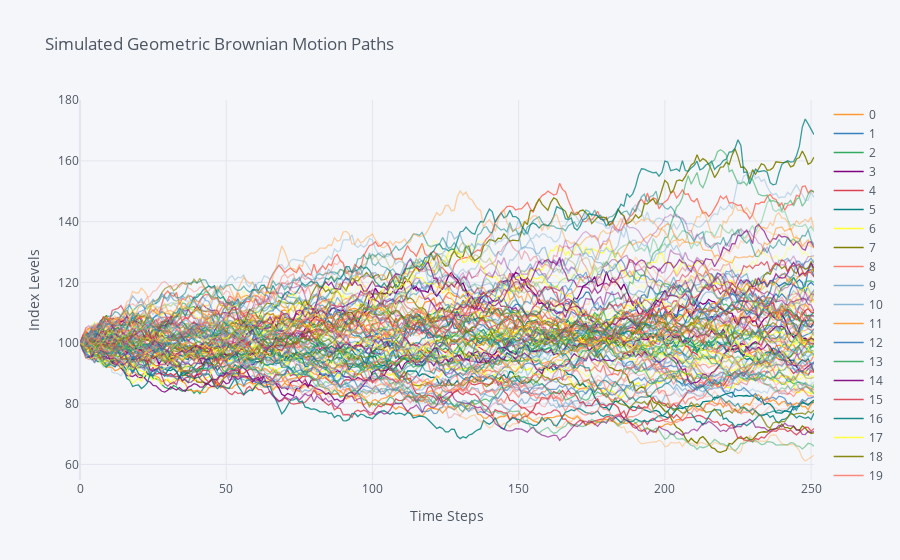

Here is the notebook cell this chart was saved with:
### Code cell
from options import Option

option = Option(s0, strike, mu, sigma, horizon, timesteps, n_sims)
# option.monte_carlo_simulate()

asset_price_path = pd.DataFrame(option.S)
asset_price_path.iloc[:,:100].iplot(title='Simulated Geometric Brownian Motion Paths', xTitle='Time Steps', yTitle='Index Levels')
asset_price_path.shape

### Figure 1 — Plotly figure (JSON) as saved in the notebook; plotly's stock layout.template omitted (floating-point values rounded to 4 significant figures; data arrays with more than 128 entries replaced by an {"elided": "..."} marker saying what was removed)
{"data": [{"line": {"color": "rgba(255, 153, 51, 1.0)", "dash": "solid", "shape": "linear", "width": 1.3}, "mode": "lines", "name": "0", "text": "", "type": "scatter", "x": {"elided": "252 int values"}, "y": {"elided": "252 float values"}}, {"line": {"color": "rgba(55, 128, 191, 1.0)", "dash": "solid", "shape": "linear", "width": 1.3}, "mode": "lines", "name": "1", "text": "", "type": "scatter", "x": {"elided": "252 int values"}, "y": {"elided": "252 float values"}}, {"line": {"color": "rgba(50, 171, 96, 1.0)", "dash": "solid", "shape": "linear", "width": 1.3}, "mode": "lines", "name": "2", "text": "", "type": "scatter", "x": {"elided": "252 int values"}, "y": {"elided": "252 float values"}}, {"line": {"color": "rgba(128, 0, 128, 1.0)", "dash": "solid", "shape": "linear", "width": 1.3}, "mode": "lines", "name": "3", "text": "", "type": "scatter", "x": {"elided": "252 int values"}, "y": {"elided": "252 float values"}}, {"line": {"color": "rgba(219, 64, 82, 1.0)", "dash": "solid", "shape": "linear", "width": 1.3}, "mode": "lines", "name": "4", "text": "", "type": "scatter", "x": {"elided": "252 int values"}, "y": {"elided": "252 float values"}}, {"line": {"color": "rgba(0, 128, 128, 1.0)", "dash": "solid", "shape": "linear", "width": 1.3}, "mode": "lines", "name": "5", "text": "", "type": "scatter", "x": {"elided": "252 int values"}, "y": {"elided": "252 float values"}}, {"line": {"color": "rgba(255, 255, 51, 1.0)", "dash": "solid", "shape": "linear", "width": 1.3}, "mode": "lines", "name": "6", "text": "", "type": "scatter", "x": {"elided": "252 int values"}, "y": {"elided": "252 float values"}}, {"line": {"color": "rgba(128, 128, 0, 1.0)", "dash": "solid", "shape": "linear", "width": 1.3}, "mode": "lines", "name": "7", "text": "", "type": "scatter", "x": {"elided": "252 int values"}, "y": {"elided": "252 float values"}}, {"line": {"color": "rgba(251, 128, 114, 1.0)", "dash": "solid", "shape": "linear", "width": 1.3}, "mode": "lines", "name": "8", "text": "", "type": "scatter", "x": {"elided": "252 int values"}, "y": {"elided": "252 float values"}}, {"line": {"color": "rgba(128, 177, 211, 1.0)", "dash": "solid", "shape": "linear", "width": 1.3}, "mode": "lines", "name": "9", "text": "", "type": "scatter", "x": {"elided": "252 int values"}, "y": {"elided": "252 float values"}}, {"line": {"color": "rgba(128, 177, 211, 0.9199999999999999)", "dash": "solid", "shape": "linear", "width": 1.3}, "mode": "lines", "name": "10", "text": "", "type": "scatter", "x": {"elided": "252 int values"}, "y": {"elided": "252 float values"}}, {"line": {"color": "rgba(255, 153, 51, 0.9199999999999999)", "dash": "solid", "shape": "linear", "width": 1.3}, "mode": "lines", "name": "11", "text": "", "type": "scatter", "x": {"elided": "252 int values"}, "y": {"elided": "252 float values"}}, {"line": {"color": "rgba(55, 128, 191, 0.9199999999999999)", "dash": "solid", "shape": "linear", "width": 1.3}, "mode": "lines", "name": "12", "text": "", "type": "scatter", "x": {"elided": "252 int values"}, "y": {"elided": "252 float values"}}, {"line": {"color": "rgba(50, 171, 96, 0.9199999999999999)", "dash": "solid", "shape": "linear", "width": 1.3}, "mode": "lines", "name": "13", "text": "", "type": "scatter", "x": {"elided": "252 int values"}, "y": {"elided": "252 float values"}}, {"line": {"color": "rgba(128, 0, 128, 0.9199999999999999)", "dash": "solid", "shape": "linear", "width": 1.3}, "mode": "lines", "name": "14", "text": "", "type": "scatter", "x": {"elided": "252 int values"}, "y": {"elided": "252 float values"}}, {"line": {"color": "rgba(219, 64, 82, 0.9199999999999999)", "dash": "solid", "shape": "linear", "width": 1.3}, "mode": "lines", "name": "15", "text": "", "type": "scatter", "x": {"elided": "252 int values"}, "y": {"elided": "252 float values"}}, {"line": {"color": "rgba(0, 128, 128, 0.9199999999999999)", "dash": "solid", "shape": "linear", "width": 1.3}, "mode": "lines", "name": "16", "text": "", "type": "scatter", "x": {"elided": "252 int values"}, "y": {"elided": "252 float values"}}, {"line": {"color": "rgba(255, 255, 51, 0.9199999999999999)", "dash": "solid", "shape": "linear", "width": 1.3}, "mode": "lines", "name": "17", "text": "", "type": "scatter", "x": {"elided": "252 int values"}, "y": {"elided": "252 float values"}}, {"line": {"color": "rgba(128, 128, 0, 0.9199999999999999)", "dash": "solid", "shape": "linear", "width": 1.3}, "mode": "lines", "name": "18", "text": "", "type": "scatter", "x": {"elided": "252 int values"}, "y": {"elided": "252 float values"}}, {"line": {"color": "rgba(251, 128, 114, 0.9199999999999999)", "dash": "solid", "shape": "linear", "width": 1.3}, "mode": "lines", "name": "19", "text": "", "type": "scatter", "x": {"elided": "252 int values"}, "y": {"elided": "252 float values"}}, {"line": {"color": "rgba(251, 128, 114, 0.8399999999999999)", "dash": "solid", "shape": "linear", "width": 1.3}, "mode": "lines", "name": "20", "text": "", "type": "scatter", "x": {"elided": "252 int values"}, "y": {"elided": "252 float values"}}, {"line": {"color": "rgba(128, 177, 211, 0.8399999999999999)", "dash": "solid", "shape": "linear", "width": 1.3}, "mode": "lines", "name": "21", "text": "", "type": "scatter", "x": {"elided": "252 int values"}, "y": {"elided": "252 float values"}}, {"line": {"color": "rgba(255, 153, 51, 0.8399999999999999)", "dash": "solid", "shape": "linear", "width": 1.3}, "mode": "lines", "name": "22", "text": "", "type": "scatter", "x": {"elided": "252 int values"}, "y": {"elided": "252 float values"}}, {"line": {"color": "rgba(55, 128, 191, 0.8399999999999999)", "dash": "solid", "shape": "linear", "width": 1.3}, "mode": "lines", "name": "23", "text": "", "type": "scatter", "x": {"elided": "252 int values"}, "y": {"elided": "252 float values"}}, {"line": {"color": "rgba(50, 171, 96, 0.8399999999999999)", "dash": "solid", "shape": "linear", "width": 1.3}, "mode": "lines", "name": "24", "text": "", "type": "scatter", "x": {"elided": "252 int values"}, "y": {"elided": "252 float values"}}, {"line": {"color": "rgba(128, 0, 128, 0.8399999999999999)", "dash": "solid", "shape": "linear", "width": 1.3}, "mode": "lines", "name": "25", "text": "", "type": "scatter", "x": {"elided": "252 int values"}, "y": {"elided": "252 float values"}}, {"line": {"color": "rgba(219, 64, 82, 0.8399999999999999)", "dash": "solid", "shape": "linear", "width": 1.3}, "mode": "lines", "name": "26", "text": "", "type": "scatter", "x": {"elided": "252 int values"}, "y": {"elided": "252 float values"}}, {"line": {"color": "rgba(0, 128, 128, 0.8399999999999999)", "dash": "solid", "shape": "linear", "width": 1.3}, "mode": "lines", "name": "27", "text": "", "type": "scatter", "x": {"elided": "252 int values"}, "y": {"elided": "252 float values"}}, {"line": {"color": "rgba(255, 255, 51, 0.8399999999999999)", "dash": "solid", "shape": "linear", "width": 1.3}, "mode": "lines", "name": "28", "text": "", "type": "scatter", "x": {"elided": "252 int values"}, "y": {"elided": "252 float values"}}, {"line": {"color": "rgba(128, 128, 0, 0.8399999999999999)", "dash": "solid", "shape": "linear", "width": 1.3}, "mode": "lines", "name": "29", "text": "", "type": "scatter", "x": {"elided": "252 int values"}, "y": {"elided": "252 float values"}}, {"line": {"color": "rgba(128, 128, 0, 0.76)", "dash": "solid", "shape": "linear", "width": 1.3}, "mode": "lines", "name": "30", "text": "", "type": "scatter", "x": {"elided": "252 int values"}, "y": {"elided": "252 float values"}}, {"line": {"color": "rgba(251, 128, 114, 0.76)", "dash": "solid", "shape": "linear", "width": 1.3}, "mode": "lines", "name": "31", "text": "", "type": "scatter", "x": {"elided": "252 int values"}, "y": {"elided": "252 float values"}}, {"line": {"color": "rgba(128, 177, 211, 0.76)", "dash": "solid", "shape": "linear", "width": 1.3}, "mode": "lines", "name": "32", "text": "", "type": "scatter", "x": {"elided": "252 int values"}, "y": {"elided": "252 float values"}}, {"line": {"color": "rgba(255, 153, 51, 0.76)", "dash": "solid", "shape": "linear", "width": 1.3}, "mode": "lines", "name": "33", "text": "", "type": "scatter", "x": {"elided": "252 int values"}, "y": {"elided": "252 float values"}}, {"line": {"color": "rgba(55, 128, 191, 0.76)", "dash": "solid", "shape": "linear", "width": 1.3}, "mode": "lines", "name": "34", "text": "", "type": "scatter", "x": {"elided": "252 int values"}, "y": {"elided": "252 float values"}}, {"line": {"color": "rgba(50, 171, 96, 0.76)", "dash": "solid", "shape": "linear", "width": 1.3}, "mode": "lines", "name": "35", "text": "", "type": "scatter", "x": {"elided": "252 int values"}, "y": {"elided": "252 float values"}}, {"line": {"color": "rgba(128, 0, 128, 0.76)", "dash": "solid", "shape": "linear", "width": 1.3}, "mode": "lines", "name": "36", "text": "", "type": "scatter", "x": {"elided": "252 int values"}, "y": {"elided": "252 float values"}}, {"line": {"color": "rgba(219, 64, 82, 0.76)", "dash": "solid", "shape": "linear", "width": 1.3}, "mode": "lines", "name": "37", "text": "", "type": "scatter", "x": {"elided": "252 int values"}, "y": {"elided": "252 float values"}}, {"line": {"color": "rgba(0, 128, 128, 0.76)", "dash": "solid", "shape": "linear", "width": 1.3}, "mode": "lines", "name": "38", "text": "", "type": "scatter", "x": {"elided": "252 int values"}, "y": {"elided": "252 float values"}}, {"line": {"color": "rgba(255, 255, 51, 0.76)", "dash": "solid", "shape": "linear", "width": 1.3}, "mode": "lines", "name": "39", "text": "", "type": "scatter", "x": {"elided": "252 int values"}, "y": {"elided": "252 float values"}}, {"line": {"color": "rgba(255, 255, 51, 0.6799999999999999)", "dash": "solid", "shape": "linear", "width": 1.3}, "mode": "lines", "name": "40", "text": "", "type": "scatter", "x": {"elided": "252 int values"}, "y": {"elided": "252 float values"}}, {"line": {"color": "rgba(128, 128, 0, 0.6799999999999999)", "dash": "solid", "shape": "linear", "width": 1.3}, "mode": "lines", "name": "41", "text": "", "type": "scatter", "x": {"elided": "252 int values"}, "y": {"elided": "252 float values"}}, {"line": {"color": "rgba(251, 128, 114, 0.6799999999999999)", "dash": "solid", "shape": "linear", "width": 1.3}, "mode": "lines", "name": "42", "text": "", "type": "scatter", "x": {"elided": "252 int values"}, "y": {"elided": "252 float values"}}, {"line": {"color": "rgba(128, 177, 211, 0.6799999999999999)", "dash": "solid", "shape": "linear", "width": 1.3}, "mode": "lines", "name": "43", "text": "", "type": "scatter", "x": {"elided": "252 int values"}, "y": {"elided": "252 float values"}}, {"line": {"color": "rgba(255, 153, 51, 0.6799999999999999)", "dash": "solid", "shape": "linear", "width": 1.3}, "mode": "lines", "name": "44", "text": "", "type": "scatter", "x": {"elided": "252 int values"}, "y": {"elided": "252 float values"}}, {"line": {"color": "rgba(55, 128, 191, 0.6799999999999999)", "dash": "solid", "shape": "linear", "width": 1.3}, "mode": "lines", "name": "45", "text": "", "type": "scatter", "x": {"elided": "252 int values"}, "y": {"elided": "252 float values"}}, {"line": {"color": "rgba(50, 171, 96, 0.6799999999999999)", "dash": "solid", "shape": "linear", "width": 1.3}, "mode": "lines", "name": "46", "text": "", "type": "scatter", "x": {"elided": "252 int values"}, "y": {"elided": "252 float values"}}, {"line": {"color": "rgba(128, 0, 128, 0.6799999999999999)", "dash": "solid", "shape": "linear", "width": 1.3}, "mode": "lines", "name": "47", "text": "", "type": "scatter", "x": {"elided": "252 int values"}, "y": {"elided": "252 float values"}}, {"line": {"color": "rgba(219, 64, 82, 0.6799999999999999)", "dash": "solid", "shape": "linear", "width": 1.3}, "mode": "lines", "name": "48", "text": "", "type": "scatter", "x": {"elided": "252 int values"}, "y": {"elided": "252 float values"}}, {"line": {"color": "rgba(0, 128, 128, 0.6799999999999999)", "dash": "solid", "shape": "linear", "width": 1.3}, "mode": "lines", "name": "49", "text": "", "type": "scatter", "x": {"elided": "252 int values"}, "y": {"elided": "252 float values"}}, {"line": {"color": "rgba(0, 128, 128, 0.5999999999999999)", "dash": "solid", "shape": "linear", "width": 1.3}, "mode": "lines", "name": "50", "text": "", "type": "scatter", "x": {"elided": "252 int values"}, "y": {"elided": "252 float values"}}, {"line": {"color": "rgba(255, 255, 51, 0.5999999999999999)", "dash": "solid", "shape": "linear", "width": 1.3}, "mode": "lines", "name": "51", "text": "", "type": "scatter", "x": {"elided": "252 int values"}, "y": {"elided": "252 float values"}}, {"line": {"color": "rgba(128, 128, 0, 0.5999999999999999)", "dash": "solid", "shape": "linear", "width": 1.3}, "mode": "lines", "name": "52", "text": "", "type": "scatter", "x": {"elided": "252 int values"}, "y": {"elided": "252 float values"}}, {"line": {"color": "rgba(251, 128, 114, 0.5999999999999999)", "dash": "solid", "shape": "linear", "width": 1.3}, "mode": "lines", "name": "53", "text": "", "type": "scatter", "x": {"elided": "252 int values"}, "y": {"elided": "252 float values"}}, {"line": {"color": "rgba(128, 177, 211, 0.5999999999999999)", "dash": "solid", "shape": "linear", "width": 1.3}, "mode": "lines", "name": "54", "text": "", "type": "scatter", "x": {"elided": "252 int values"}, "y": {"elided": "252 float values"}}, {"line": {"color": "rgba(255, 153, 51, 0.5999999999999999)", "dash": "solid", "shape": "linear", "width": 1.3}, "mode": "lines", "name": "55", "text": "", "type": "scatter", "x": {"elided": "252 int values"}, "y": {"elided": "252 float values"}}, {"line": {"color": "rgba(55, 128, 191, 0.5999999999999999)", "dash": "solid", "shape": "linear", "width": 1.3}, "mode": "lines", "name": "56", "text": "", "type": "scatter", "x": {"elided": "252 int values"}, "y": {"elided": "252 float values"}}, {"line": {"color": "rgba(50, 171, 96, 0.5999999999999999)", "dash": "solid", "shape": "linear", "width": 1.3}, "mode": "lines", "name": "57", "text": "", "type": "scatter", "x": {"elided": "252 int values"}, "y": {"elided": "252 float values"}}, {"line": {"color": "rgba(128, 0, 128, 0.5999999999999999)", "dash": "solid", "shape": "linear", "width": 1.3}, "mode": "lines", "name": "58", "text": "", "type": "scatter", "x": {"elided": "252 int values"}, "y": {"elided": "252 float values"}}, {"line": {"color": "rgba(219, 64, 82, 0.5999999999999999)", "dash": "solid", "shape": "linear", "width": 1.3}, "mode": "lines", "name": "59", "text": "", "type": "scatter", "x": {"elided": "252 int values"}, "y": {"elided": "252 float values"}}, {"line": {"color": "rgba(219, 64, 82, 0.5199999999999998)", "dash": "solid", "shape": "linear", "width": 1.3}, "mode": "lines", "name": "60", "text": "", "type": "scatter", "x": {"elided": "252 int values"}, "y": {"elided": "252 float values"}}, {"line": {"color": "rgba(0, 128, 128, 0.5199999999999998)", "dash": "solid", "shape": "linear", "width": 1.3}, "mode": "lines", "name": "61", "text": "", "type": "scatter", "x": {"elided": "252 int values"}, "y": {"elided": "252 float values"}}, {"line": {"color": "rgba(255, 255, 51, 0.5199999999999998)", "dash": "solid", "shape": "linear", "width": 1.3}, "mode": "lines", "name": "62", "text": "", "type": "scatter", "x": {"elided": "252 int values"}, "y": {"elided": "252 float values"}}, {"line": {"color": "rgba(128, 128, 0, 0.5199999999999998)", "dash": "solid", "shape": "linear", "width": 1.3}, "mode": "lines", "name": "63", "text": "", "type": "scatter", "x": {"elided": "252 int values"}, "y": {"elided": "252 float values"}}, {"line": {"color": "rgba(251, 128, 114, 0.5199999999999998)", "dash": "solid", "shape": "linear", "width": 1.3}, "mode": "lines", "name": "64", "text": "", "type": "scatter", "x": {"elided": "252 int values"}, "y": {"elided": "252 float values"}}, {"line": {"color": "rgba(128, 177, 211, 0.5199999999999998)", "dash": "solid", "shape": "linear", "width": 1.3}, "mode": "lines", "name": "65", "text": "", "type": "scatter", "x": {"elided": "252 int values"}, "y": {"elided": "252 float values"}}, {"line": {"color": "rgba(255, 153, 51, 0.5199999999999998)", "dash": "solid", "shape": "linear", "width": 1.3}, "mode": "lines", "name": "66", "text": "", "type": "scatter", "x": {"elided": "252 int values"}, "y": {"elided": "252 float values"}}, {"line": {"color": "rgba(55, 128, 191, 0.5199999999999998)", "dash": "solid", "shape": "linear", "width": 1.3}, "mode": "lines", "name": "67", "text": "", "type": "scatter", "x": {"elided": "252 int values"}, "y": {"elided": "252 float values"}}, {"line": {"color": "rgba(50, 171, 96, 0.5199999999999998)", "dash": "solid", "shape": "linear", "width": 1.3}, "mode": "lines", "name": "68", "text": "", "type": "scatter", "x": {"elided": "252 int values"}, "y": {"elided": "252 float values"}}, {"line": {"color": "rgba(128, 0, 128, 0.5199999999999998)", "dash": "solid", "shape": "linear", "width": 1.3}, "mode": "lines", "name": "69", "text": "", "type": "scatter", "x": {"elided": "252 int values"}, "y": {"elided": "252 float values"}}, {"line": {"color": "rgba(128, 0, 128, 0.44)", "dash": "solid", "shape": "linear", "width": 1.3}, "mode": "lines", "name": "70", "text": "", "type": "scatter", "x": {"elided": "252 int values"}, "y": {"elided": "252 float values"}}, {"line": {"color": "rgba(219, 64, 82, 0.44)", "dash": "solid", "shape": "linear", "width": 1.3}, "mode": "lines", "name": "71", "text": "", "type": "scatter", "x": {"elided": "252 int values"}, "y": {"elided": "252 float values"}}, {"line": {"color": "rgba(0, 128, 128, 0.44)", "dash": "solid", "shape": "linear", "width": 1.3}, "mode": "lines", "name": "72", "text": "", "type": "scatter", "x": {"elided": "252 int values"}, "y": {"elided": "252 float values"}}, {"line": {"color": "rgba(255, 255, 51, 0.44)", "dash": "solid", "shape": "linear", "width": 1.3}, "mode": "lines", "name": "73", "text": "", "type": "scatter", "x": {"elided": "252 int values"}, "y": {"elided": "252 float values"}}, {"line": {"color": "rgba(128, 128, 0, 0.44)", "dash": "solid", "shape": "linear", "width": 1.3}, "mode": "lines", "name": "74", "text": "", "type": "scatter", "x": {"elided": "252 int values"}, "y": {"elided": "252 float values"}}, {"line": {"color": "rgba(251, 128, 114, 0.44)", "dash": "solid", "shape": "linear", "width": 1.3}, "mode": "lines", "name": "75", "text": "", "type": "scatter", "x": {"elided": "252 int values"}, "y": {"elided": "252 float values"}}, {"line": {"color": "rgba(128, 177, 211, 0.44)", "dash": "solid", "shape": "linear", "width": 1.3}, "mode": "lines", "name": "76", "text": "", "type": "scatter", "x": {"elided": "252 int values"}, "y": {"elided": "252 float values"}}, {"line": {"color": "rgba(255, 153, 51, 0.44)", "dash": "solid", "shape": "linear", "width": 1.3}, "mode": "lines", "name": "77", "text": "", "type": "scatter", "x": {"elided": "252 int values"}, "y": {"elided": "252 float values"}}, {"line": {"color": "rgba(55, 128, 191, 0.44)", "dash": "solid", "shape": "linear", "width": 1.3}, "mode": "lines", "name": "78", "text": "", "type": "scatter", "x": {"elided": "252 int values"}, "y": {"elided": "252 float values"}}, {"line": {"color": "rgba(50, 171, 96, 0.44)", "dash": "solid", "shape": "linear", "width": 1.3}, "mode": "lines", "name": "79", "text": "", "type": "scatter", "x": {"elided": "252 int values"}, "y": {"elided": "252 float values"}}, {"line": {"color": "rgba(50, 171, 96, 0.35999999999999993)", "dash": "solid", "shape": "linear", "width": 1.3}, "mode": "lines", "name": "80", "text": "", "type": "scatter", "x": {"elided": "252 int values"}, "y": {"elided": "252 float values"}}, {"line": {"color": "rgba(128, 0, 128, 0.35999999999999993)", "dash": "solid", "shape": "linear", "width": 1.3}, "mode": "lines", "name": "81", "text": "", "type": "scatter", "x": {"elided": "252 int values"}, "y": {"elided": "252 float values"}}, {"line": {"color": "rgba(219, 64, 82, 0.35999999999999993)", "dash": "solid", "shape": "linear", "width": 1.3}, "mode": "lines", "name": "82", "text": "", "type": "scatter", "x": {"elided": "252 int values"}, "y": {"elided": "252 float values"}}, {"line": {"color": "rgba(0, 128, 128, 0.35999999999999993)", "dash": "solid", "shape": "linear", "width": 1.3}, "mode": "lines", "name": "83", "text": "", "type": "scatter", "x": {"elided": "252 int values"}, "y": {"elided": "252 float values"}}, {"line": {"color": "rgba(255, 255, 51, 0.35999999999999993)", "dash": "solid", "shape": "linear", "width": 1.3}, "mode": "lines", "name": "84", "text": "", "type": "scatter", "x": {"elided": "252 int values"}, "y": {"elided": "252 float values"}}, {"line": {"color": "rgba(128, 128, 0, 0.35999999999999993)", "dash": "solid", "shape": "linear", "width": 1.3}, "mode": "lines", "name": "85", "text": "", "type": "scatter", "x": {"elided": "252 int values"}, "y": {"elided": "252 float values"}}, {"line": {"color": "rgba(251, 128, 114, 0.35999999999999993)", "dash": "solid", "shape": "linear", "width": 1.3}, "mode": "lines", "name": "86", "text": "", "type": "scatter", "x": {"elided": "252 int values"}, "y": {"elided": "252 float values"}}, {"line": {"color": "rgba(128, 177, 211, 0.35999999999999993)", "dash": "solid", "shape": "linear", "width": 1.3}, "mode": "lines", "name": "87", "text": "", "type": "scatter", "x": {"elided": "252 int values"}, "y": {"elided": "252 float values"}}, {"line": {"color": "rgba(255, 153, 51, 0.35999999999999993)", "dash": "solid", "shape": "linear", "width": 1.3}, "mode": "lines", "name": "88", "text": "", "type": "scatter", "x": {"elided": "252 int values"}, "y": {"elided": "252 float values"}}, {"line": {"color": "rgba(55, 128, 191, 0.35999999999999993)", "dash": "solid", "shape": "linear", "width": 1.3}, "mode": "lines", "name": "89", "text": "", "type": "scatter", "x": {"elided": "252 int values"}, "y": {"elided": "252 float values"}}, {"line": {"color": "rgba(55, 128, 191, 0.27999999999999986)", "dash": "solid", "shape": "linear", "width": 1.3}, "mode": "lines", "name": "90", "text": "", "type": "scatter", "x": {"elided": "252 int values"}, "y": {"elided": "252 float values"}}, {"line": {"color": "rgba(50, 171, 96, 0.27999999999999986)", "dash": "solid", "shape": "linear", "width": 1.3}, "mode": "lines", "name": "91", "text": "", "type": "scatter", "x": {"elided": "252 int values"}, "y": {"elided": "252 float values"}}, {"line": {"color": "rgba(128, 0, 128, 0.27999999999999986)", "dash": "solid", "shape": "linear", "width": 1.3}, "mode": "lines", "name": "92", "text": "", "type": "scatter", "x": {"elided": "252 int values"}, "y": {"elided": "252 float values"}}, {"line": {"color": "rgba(219, 64, 82, 0.27999999999999986)", "dash": "solid", "shape": "linear", "width": 1.3}, "mode": "lines", "name": "93", "text": "", "type": "scatter", "x": {"elided": "252 int values"}, "y": {"elided": "252 float values"}}, {"line": {"color": "rgba(0, 128, 128, 0.27999999999999986)", "dash": "solid", "shape": "linear", "width": 1.3}, "mode": "lines", "name": "94", "text": "", "type": "scatter", "x": {"elided": "252 int values"}, "y": {"elided": "252 float values"}}, {"line": {"color": "rgba(255, 255, 51, 0.27999999999999986)", "dash": "solid", "shape": "linear", "width": 1.3}, "mode": "lines", "name": "95", "text": "", "type": "scatter", "x": {"elided": "252 int values"}, "y": {"elided": "252 float values"}}, {"line": {"color": "rgba(128, 128, 0, 0.27999999999999986)", "dash": "solid", "shape": "linear", "width": 1.3}, "mode": "lines", "name": "96", "text": "", "type": "scatter", "x": {"elided": "252 int values"}, "y": {"elided": "252 float values"}}, {"line": {"color": "rgba(251, 128, 114, 0.27999999999999986)", "dash": "solid", "shape": "linear", "width": 1.3}, "mode": "lines", "name": "97", "text": "", "type": "scatter", "x": {"elided": "252 int values"}, "y": {"elided": "252 float values"}}, {"line": {"color": "rgba(128, 177, 211, 0.27999999999999986)", "dash": "solid", "shape": "linear", "width": 1.3}, "mode": "lines", "name": "98", "text": "", "type": "scatter", "x": {"elided": "252 int values"}, "y": {"elided": "252 float values"}}, {"line": {"color": "rgba(255, 153, 51, 0.27999999999999986)", "dash": "solid", "shape": "linear", "width": 1.3}, "mode": "lines", "name": "99", "text": "", "type": "scatter", "x": {"elided": "252 int values"}, "y": {"elided": "252 float values"}}], "layout": {"legend": {"bgcolor": "#F5F6F9", "font": {"color": "#4D5663"}}, "paper_bgcolor": "#F5F6F9", "plot_bgcolor": "#F5F6F9", "title": {"font": {"color": "#4D5663"}, "text": "Simulated Geometric Brownian Motion Paths"}, "xaxis": {"gridcolor": "#E1E5ED", "showgrid": true, "tickfont": {"color": "#4D5663"}, "title": {"font": {"color": "#4D5663"}, "text": "Time Steps"}, "zerolinecolor": "#E1E5ED"}, "yaxis": {"gridcolor": "#E1E5ED", "showgrid": true, "tickfont": {"color": "#4D5663"}, "title": {"font": {"color": "#4D5663"}, "text": "Index Levels"}, "zerolinecolor": "#E1E5ED"}}}
